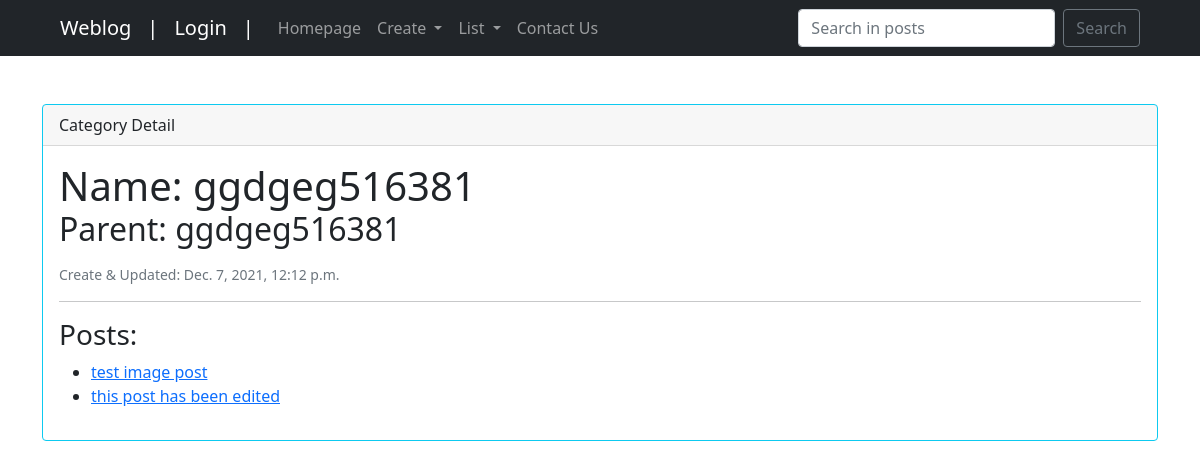
The page /weblog/category/12 on the database its author committed.
### weblog/models.py (models this page shows, shortened)
class Category(models.Model):
    parent = models.ForeignKey('self', on_delete=models.CASCADE, blank=True, null=True)
    name = models.CharField('Category Name', max_length=30, null=True)
    updated_on = models.DateTimeField(auto_now=True, null=True)
    def __str__(self):
        return self.name

class Post(models.Model):
    PU = 'PU'
    DR = 'DR'
    STATUS_CHOICE = [
        (PU, 'Published'),
        (DR, 'Draft')
    ]
    owner = models.ForeignKey(User, on_delete=models.CASCADE, verbose_name="Post Owner")
    title = models.CharField("Post Title", max_length=50)
    content = models.TextField()
    image = models.ImageField(upload_to='images', null=True)
    category = models.ManyToManyField('Category')
    created = models.DateField(auto_now_add=True, null=True)
    updated_on = models.DateTimeField(auto_now=True)
    like = models.ManyToManyField(User, related_name='post_like')
    dislike = models.ManyToManyField(User, related_name='post_dislike')
    tag = models.ManyToManyField('Tag')
    slug = models.SlugField(max_length=255, unique=True, null=True, blank=True)
    status = models.CharField(
        max_length=2,
        choices=STATUS_CHOICE,
        default=DR
    )
    objects = models.Manager()
    published = PublishedPostsManager()
    draft = DraftPostsManager()

### weblog/views.py (the view)
# urls.py: path("category/<int:pk>", CategoryDetail.as_view(), name="category_detail"),
class CategoryDetail(DetailView):
    model = Category
    template_name = 'weblog/category/category_detail.html'

### weblog/templates/weblog/category/category_detail.html (shortened to what this page needs)
{% extends 'weblog/index.html' %}{% load static %}
{% block content %}
    <div class="card border-info mb-3">
        <div class="card-header">Category Detail</div>
        <div class="card-body">
            <h1 class="card-title mb-0">Name: {{object.name}}</h1>
            <h2 class="card-title">Parent: {{object.parent}}</h2>
            <p class="card-text mb-0 mt-3"><small class="text-muted">Create &amp; Updated: {{object.updated_on}}</small></p>
            <hr/>
            <h3 class="card-title">Posts:</h3>
            <ul>
                {% for post in object.post_set.all %}
                    <li><a href="{% url 'weblog:post_detail' post.slug %}">{{post.title}}<a/></li>
                {% endfor %}
            </ul>
        </div>
    </div>
{% endblock content %}

### rows shown on the page
Category: name "ggdgeg516381", parent "ggdgeg516381", updated_on "Dec. 7, 2021, 12:12 p.m."
Post: title "test image post"
Post: title "this post has been edited"
